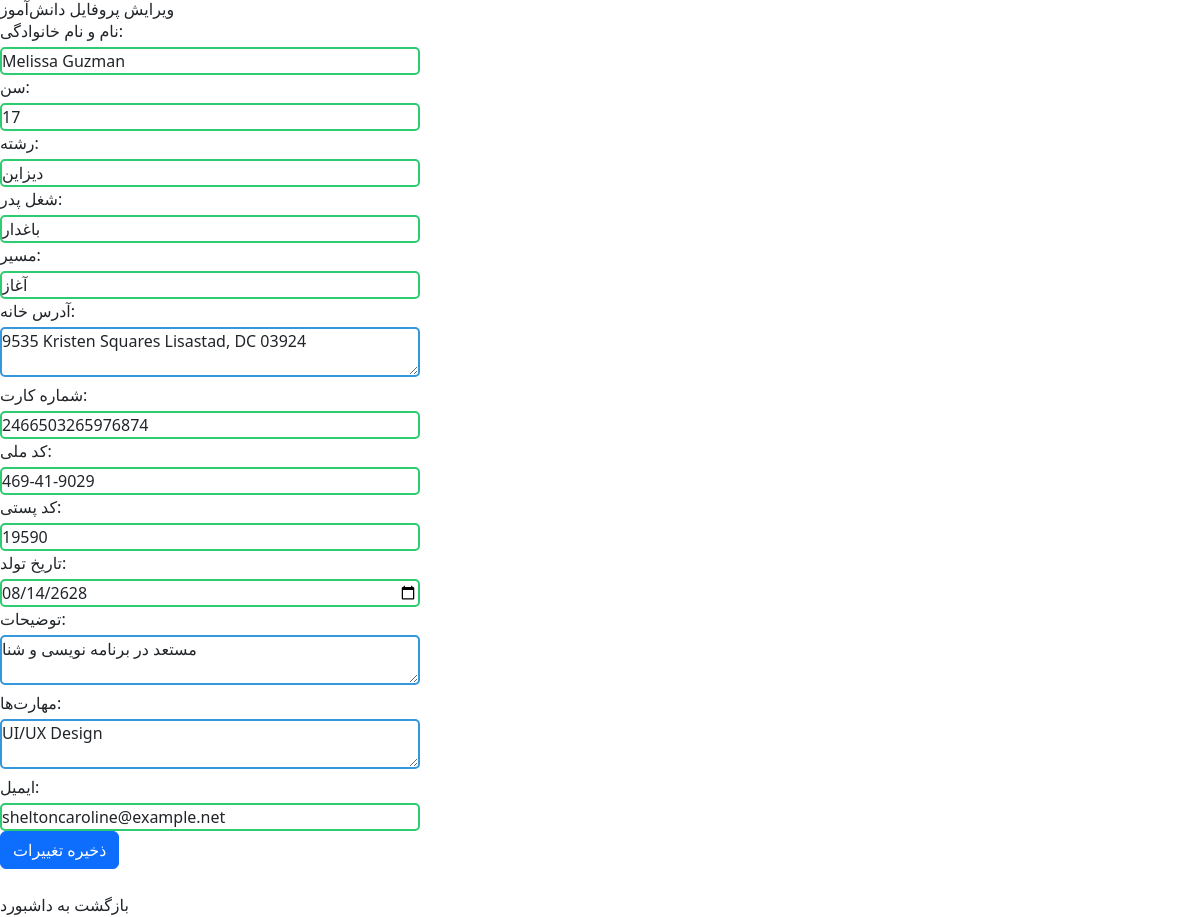
The app's page /accounts/edit-student/103/ (signed in) with its own data.
### account/models.py (models this page shows, shortened)
class Student(models.Model):
    full_name = models.CharField(max_length=100, verbose_name="نام و نام خانوادگی")
    age = models.IntegerField(verbose_name="سن")
    major = models.CharField(max_length=100, verbose_name="رشته")
    father_job = models.CharField(max_length=100, verbose_name="شغل پدر")
    path = models.CharField(max_length=50, verbose_name="مسیر (آغاز/پرواز)")
    address = models.TextField(verbose_name="آدرس خانه")
    card_number = models.CharField(max_length=20, verbose_name="شماره کارت")
    national_code = models.CharField(max_length=10, verbose_name="کد ملی")
    postal_code = models.CharField(max_length=10, verbose_name="کد پستی")
    birth_date = models.DateField(verbose_name="تاریخ تولد")
    Description = models.TextField(verbose_name="توضیحات", null=True)
    skill = models.TextField(verbose_name="مهارت ها", null=True)
    email = models.EmailField(null=True, blank=True)

### account/views.py (the view)
# urls.py: path('edit-student/<int:student_id>/', edit_student_view, name='edit_student'),
@login_required
def edit_student_view(request, student_id):
    try:
        student = Student.objects.get(id=student_id)  # پیدا کردن دانش‌آموز از طریق آیدی
    except Student.DoesNotExist:
        messages.error(request, "دانش‌آموز مورد نظر یافت نشد.")
        return redirect('admin_dashboard')
    if request.method == 'POST':
        form = StudentForm(request.POST, instance=student)  # فرم برای ویرایش اطلاعات دانش‌آموز
        if form.is_valid():
            student = form.save()  # ذخیره اطلاعات ویرایش‌شده دانش‌آموز
            student_info = (
                f"نام و نام خانوادگی: {student.full_name}, "
                f"سن: {student.age}, "
                f"رشته: {student.major}, "
                f"شغل پدر: {student.father_job}, "
                f"مسیر: {student.path}, "
                f"آدرس: {student.address}, "
                f"کد ملی: {student.national_code}, "
                f"کد پستی: {student.postal_code}, "
                f"تاریخ تولد: {student.birth_date}, "
                f"توضیحات: {student.Description}, "
                f"مهارت‌ها: {student.skill}, "
                f"ایمیل: {student.email}"
            )
            embedding = generate_embedding(student_info)
            vector_id = f"student_{student.id}"  # آیدی منحصر به‌فرد برای وکتور
            metadata = {
                "full_name": student.full_name,
                "national_code": student.national_code,
                "major": student.major,
                "description": student.Description,
                "skill": student.skill,
                "email": student.email,
                "All data": student_info
            }
            save_to_pinecone(vector_id, embedding, metadata)
            messages.success(request, "پروفایل دانش‌آموز با موفقیت بروزرسانی شد!")
            return redirect('admin_dashboard')  # هدایت به داشبورد ادمین یا هر صفحه دلخواه
    else:
        form = StudentForm(instance=student)  # فرم با داده‌های موجود برای ویرایش
    return render(request, 'admin_panel/edit_student.html', {'form': form, 'student': student})

### account/forms.py
class StudentForm(forms.ModelForm):
    class Meta:
        model = Student
        fields = '__all__'
        widgets = {
            'birth_date': forms.DateInput(attrs={'type': 'date'}),
        }

### templates/admin_panel/edit_student.html (shortened to what this page needs)
{% extends 'base/base.html' %}
{% block link %}
    <link href="https://cdn.jsdelivr.net/npm/bootstrap@5.3.2/dist/css/bootstrap.min.css" rel="stylesheet">
    <script src="https://cdn.tailwindcss.com"></script>
{% endblock %}
{% block body %}
    <h1>ویرایش پروفایل دانش‌آموز</h1>
    <form method="POST" enctype="multipart/form-data">
        <div class="form-group">
            <label for="full_name">نام و نام خانوادگی:</label>
            {{ form.full_name }}
        </div>
        <div class="form-group">
            <label for="age">سن:</label>
            {{ form.age }}
        </div>
        <div class="form-group">
            <label for="major">رشته:</label>
            {{ form.major }}
        </div>
        <div class="form-group">
            <label for="father_job">شغل پدر:</label>
            {{ form.father_job }}
        </div>
        <div class="form-group">
            <label for="path">مسیر:</label>
            {{ form.path }}
        </div>
        <div class="form-group">
            <label for="address">آدرس خانه:</label>
            {{ form.address }}
        </div>
        <div class="form-group">
            <label for="card_number">شماره کارت:</label>
            {{ form.card_number }}
        </div>
        <div class="form-group">
            <label for="national_code">کد ملی:</label>
            {{ form.national_code }}
        </div>
        <div class="form-group">
            <label for="postal_code">کد پستی:</label>
            {{ form.postal_code }}
        </div>
        <div class="form-group">
            <label for="birth_date">تاریخ تولد:</label>
            {{ form.birth_date }}
        </div>
        <div class="form-group">
            <label for="Description">توضیحات:</label>
            {{ form.Description }}
        </div>
        <div class="form-group">
            <label for="skill">مهارت‌ها:</label>
            {{ form.skill }}
        </div>
        <div class="form-group">
            <label for="email">ایمیل:</label>
            {{ form.email }}
        </div>
        <button type="submit" class="btn btn-primary">ذخیره تغییرات</button>
    </form>
    <br>
    <a href="{% url 'admin_dashboard' %}">بازگشت به داشبورد</a>
{% endblock %}

### templates/admin_panel/edit_student.html (style rules this page uses)
input, textarea { border: 2px solid #3498db; border-radius: 5px; padding: 10px; outline: none; width: 420px; }
input, textarea:focus { border-color: #2ecc71; }
textarea { height: 50px; resize: vertical; overflow: auto; border: 2px solid #3498db; border-radius: 5px; padding: 10px; }
label { display: block; margin-bottom: 4px; }

### records on screen
Student: full_name "Melissa Guzman", age "17", major "دیزاین", father_job "باغدار", path "آغاز", address "9535 Kristen Squares Lisastad, DC 03924", card_number "2466503265976874", national_code "469-41-9029", postal_code "19590", birth_date "08/14/2628", Description "مستعد در برنامه نویسی و شنا", skill "UI/UX Design", email "sheltoncaroline@example.net"
